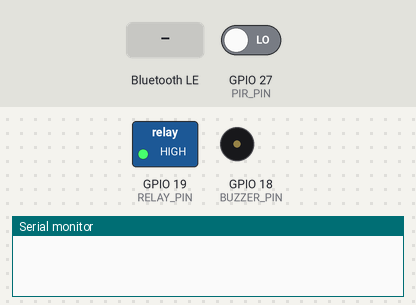
A sketch run on a simulated ESP32. Shown: switched loads named in the sketch (green lamp = pin HIGH), buzzer (waves = sounding, pin HIGH), the last lines printed to the serial monitor. Inputs (shaded band) come from the test bench; at power-on: GPIO 27 (PIR_PIN) LOW. Nothing arrives over Bluetooth unless stated; a phone connects over Bluetooth LE 3 s after start.

Above: at 1.2 s.
1.3 s: Bluetooth LE write "MODE_MANUAL" received
At 2.2 s:
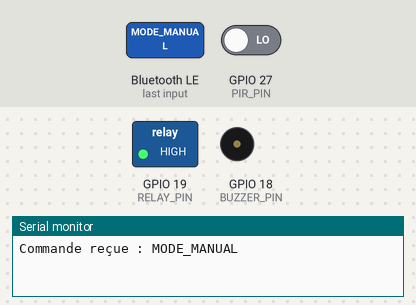
4.3 s: Bluetooth LE write "MANUAL_ON" received
At 5.0 s:
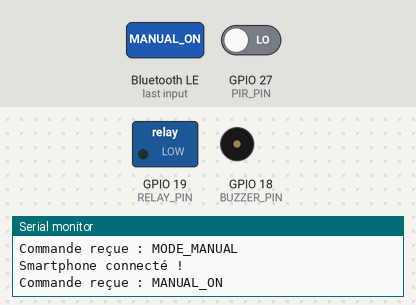
5.8 s: Bluetooth LE write "MODE_MOTION" received
At 7.4 s:
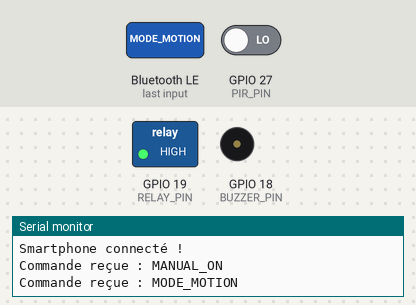
7.7 s: GPIO 27 (PIR_PIN) driven HIGH
At 7.85 s:
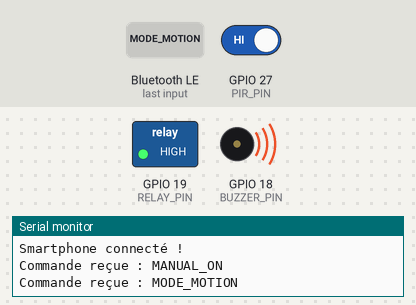
Timing chart, 0 to 10.6 s (numbered marks = the images above; inputs shaded):
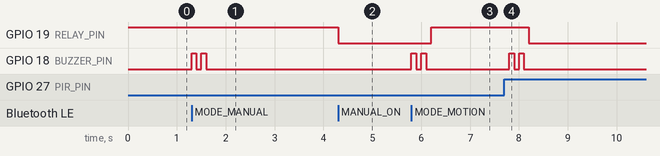

Measured:
- after the input at 1.3 s, GPIO 18 (BUZZER_PIN): alternates HIGH for 0.10 s and LOW for 0.10 s, 4 changes in all, then stays LOW, starting at once
- after the input at 4.3 s, GPIO 19 (RELAY_PIN): HIGH → LOW at once
- after the input at 5.8 s, GPIO 19 (RELAY_PIN): LOW → HIGH after 0.40 s; GPIO 18 (BUZZER_PIN): alternates HIGH for 0.10 s and LOW for 0.10 s, 4 changes in all, then stays LOW, starting at once
- after the input at 7.7 s, GPIO 19 (RELAY_PIN): HIGH → LOW after 0.50 s; GPIO 18 (BUZZER_PIN): alternates HIGH for 0.10 s and LOW for 0.10 s, 4 changes in all, then stays LOW, starting after 0.10 s

The sketch:

esp32.ino
```cpp
#include <BLEDevice.h>
#include <BLEServer.h>
#include <BLEUtils.h>
#include <BLE2902.h>

#define BUZZER_PIN 18
#define RELAY_PIN 19    // Broche pour le relais (Active Low)
#define PIR_PIN 27
#define SOUND_PIN 26
#define LDR_PIN 32

#define SERVICE_UUID           "4fafc201-1fb5-459e-8fcc-c5c9c331914b"
#define CHARACTERISTIC_UUID    "beb5483e-36e1-4688-b7f5-ea07361b26a8"

BLEServer* pServer = NULL;
BLECharacteristic* pCharacteristic = NULL;
bool deviceConnected = false;

String currentMode = "MODE_NONE";

// Variables globales pour le mode sonore
unsigned long lastSoundTime = 0;
int clapCount = 0;
bool soundRelayState = false; // false signifiera éteint (donc HIGH sur la broche)
unsigned long soundModeStartTime = 0;

void beepTwice() {
    for(int i = 0; i < 2; i++) {
        digitalWrite(BUZZER_PIN, HIGH);
        delay(100);
        digitalWrite(BUZZER_PIN, LOW);
        delay(100);
    }
}

class MyServerCallbacks: public BLEServerCallbacks {
    void onConnect(BLEServer* pServer) {
      deviceConnected = true;
      Serial.println("Smartphone connecté !");
    };
    void onDisconnect(BLEServer* pServer) {
      deviceConnected = false;
      currentMode = "MODE_NONE";
      digitalWrite(RELAY_PIN, HIGH); // ÉTEINT le relais (Active Low)
      Serial.println("Smartphone déconnecté.");
      BLEDevice::startAdvertising();
    }
};

class MyCallbacks: public BLECharacteristicCallbacks {
    void onWrite(BLECharacteristic *pCharacteristic) {
      String rxValue = pCharacteristic->getValue();
      if (rxValue.length() > 0) {
        Serial.print("Commande reçue : ");
        Serial.println(rxValue);

        bool isMode = (rxValue == "MODE_MANUAL" || rxValue == "MODE_MOTION" ||
                       rxValue == "MODE_SOUND" || rxValue == "MODE_LIGHT" || rxValue == "MODE_NONE");
        if (isMode) beepTwice();

        // Lors d'un changement de mode, on éteint la lampe par défaut (HIGH pour Active Low)
        if (rxValue == "MODE_MANUAL") {
          currentMode = "MODE_MANUAL";
          digitalWrite(RELAY_PIN, HIGH);
        }
        else if (rxValue == "MODE_MOTION") {
          currentMode = "MODE_MOTION";
          digitalWrite(RELAY_PIN, HIGH);
        }
        else if (rxValue == "MODE_SOUND") {
          currentMode = "MODE_SOUND";
          digitalWrite(RELAY_PIN, HIGH);
          lastSoundTime = 0;
          clapCount = 0;
          soundRelayState = false;
          soundModeStartTime = millis();
        }
        else if (rxValue == "MODE_LIGHT") {
          currentMode = "MODE_LIGHT";
          digitalWrite(RELAY_PIN, HIGH);
        }
        else if (rxValue == "MODE_NONE") {
          currentMode = "MODE_NONE";
          digitalWrite(RELAY_PIN, HIGH);
        }

        // Mode Manuel : LOW pour allumer, HIGH pour éteindre
        else if (rxValue == "MANUAL_ON" && currentMode == "MODE_MANUAL") {
          digitalWrite(RELAY_PIN, LOW);
        }
        else if (rxValue == "MANUAL_OFF" && currentMode == "MODE_MANUAL") {
          digitalWrite(RELAY_PIN, HIGH);
        }
      }
    }
};

void setup() {
    Serial.begin(115200);
    pinMode(BUZZER_PIN, OUTPUT);

    // CORRECTION ICI : On déclare d'abord en OUTPUT, puis on met sur HIGH direct
    pinMode(RELAY_PIN, OUTPUT);
    digitalWrite(RELAY_PIN, HIGH); // Éteint le relais immédiatement

    pinMode(PIR_PIN, INPUT);
    pinMode(SOUND_PIN, INPUT);
    pinMode(LDR_PIN, INPUT);

    BLEDevice::init("MWINDA_ESP32");
    pServer = BLEDevice::createServer();
    pServer->setCallbacks(new MyServerCallbacks());
    BLEService *pService = pServer->createService(SERVICE_UUID);
    pCharacteristic = pService->createCharacteristic(
                        CHARACTERISTIC_UUID,
                        BLECharacteristic::PROPERTY_WRITE |
                        BLECharacteristic::PROPERTY_NOTIFY
                      );
    pCharacteristic->setCallbacks(new MyCallbacks());
    pCharacteristic->addDescriptor(new BLE2902());
    pService->start();
    BLEAdvertising *pAdvertising = BLEDevice::getAdvertising();
    pAdvertising->addServiceUUID(SERVICE_UUID);
    pAdvertising->setScanResponse(true);
    BLEDevice::startAdvertising();
}

void loop() {
    unsigned long currentMillis = millis();

    // 1. MODE MOUVEMENT
    if (currentMode == "MODE_MOTION") {
        static unsigned long lastMotionTime = 0;
        static bool wasOn = false;

        if (digitalRead(PIR_PIN) == HIGH) {
            if (!wasOn) {
                beepTwice();
                wasOn = true;
            }
            lastMotionTime = currentMillis;
            digitalWrite(RELAY_PIN, LOW); // LOW pour allumer
        } else if (currentMillis - lastMotionTime > 5000) {
            digitalWrite(RELAY_PIN, HIGH); // HIGH pour éteindre
            wasOn = false;
        }
        delay(200);
    }

    // 2. MODE SONORE
    else if (currentMode == "MODE_SOUND") {
        if (currentMillis - soundModeStartTime < 1500) {
            delay(50);
        } else {
            int soundDetected = digitalRead(SOUND_PIN);
            if (soundDetected == HIGH) {
                if (currentMillis - lastSoundTime > 200) {
                    if (currentMillis - lastSoundTime > 1000) {
                        clapCount = 1;
                    } else {
                        clapCount++;
                    }
                    lastSoundTime = currentMillis;

                    if (clapCount >= 2) {
                        soundRelayState = !soundRelayState;
                        // Si l'état est vrai (allumé), on envoie LOW. Sinon on envoie HIGH.
                        digitalWrite(RELAY_PIN, soundRelayState ? LOW : HIGH);
                        clapCount = 0;
                    }
                }
            }
            delay(10);
        }
    }

    // 3. MODE LUMIÈRE (LDR)
    else if (currentMode == "MODE_LIGHT") {
        int ldrValue = analogRead(LDR_PIN);

        if (ldrValue > 3100) {
            digitalWrite(RELAY_PIN, LOW); // Fait nuit : on allume (LOW)
        } else if (ldrValue < 2900) {
            digitalWrite(RELAY_PIN, HIGH); // Fait jour : on éteint (HIGH)
        }

        delay(500);
    }
}
```
